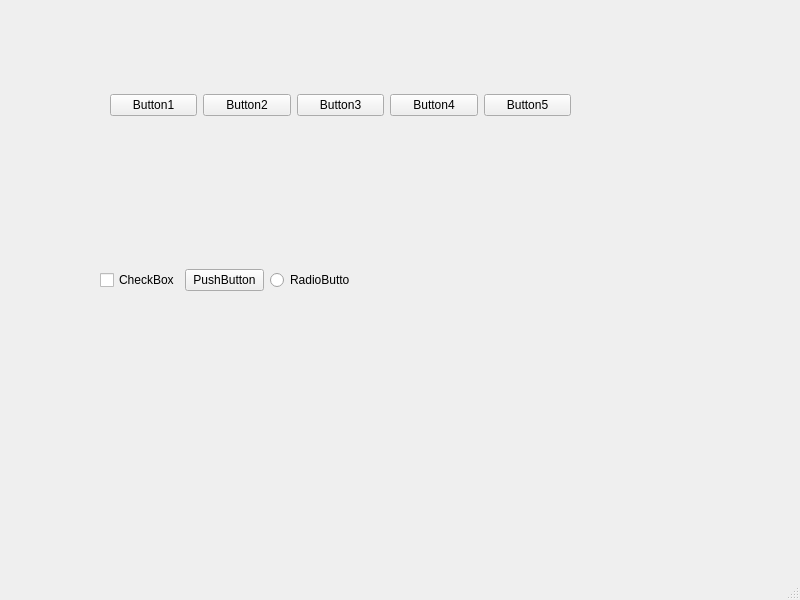
<?xml version="1.0" encoding="UTF-8"?>
<ui version="4.0">
 <class>MainWindow</class>
 <widget class="QMainWindow" name="MainWindow">
  <property name="geometry">
   <rect>
    <x>0</x>
    <y>0</y>
    <width>800</width>
    <height>600</height>
   </rect>
  </property>
  <property name="windowTitle">
   <string>MainWindow</string>
  </property>
  <widget class="QWidget" name="centralwidget">
   <widget class="QWidget" name="layoutWidget">
    <property name="geometry">
     <rect>
      <x>110</x>
      <y>40</y>
      <width>461</width>
      <height>131</height>
     </rect>
    </property>
    <layout class="QHBoxLayout" name="horizontalLayout">
     <item>
      <widget class="QPushButton" name="pushButton">
       <property name="text">
        <string>Button1</string>
       </property>
      </widget>
     </item>
     <item>
      <widget class="QPushButton" name="pushButton_2">
       <property name="text">
        <string>Button2</string>
       </property>
      </widget>
     </item>
     <item>
      <widget class="QPushButton" name="pushButton_3">
       <property name="text">
        <string>Button3</string>
       </property>
      </widget>
     </item>
     <item>
      <widget class="QPushButton" name="pushButton_4">
       <property name="text">
        <string>Button4</string>
       </property>
      </widget>
     </item>
     <item>
      <widget class="QPushButton" name="pushButton_5">
       <property name="text">
        <string>Button5</string>
       </property>
      </widget>
     </item>
    </layout>
   </widget>
   <widget class="QWidget" name="horizontalLayoutWidget">
    <property name="geometry">
     <rect>
      <x>100</x>
      <y>240</y>
      <width>249</width>
      <height>80</height>
     </rect>
    </property>
    <layout class="QHBoxLayout" name="horizontalLayout_2">
     <item>
      <widget class="QCheckBox" name="checkBox">
       <property name="text">
        <string>CheckBox</string>
       </property>
      </widget>
     </item>
     <item>
      <widget class="QPushButton" name="pushButton_6">
       <property name="text">
        <string>PushButton</string>
       </property>
      </widget>
     </item>
     <item>
      <widget class="QRadioButton" name="radioButton">
       <property name="text">
        <string>RadioButton</string>
       </property>
      </widget>
     </item>
    </layout>
   </widget>
  </widget>
  <widget class="QMenuBar" name="menubar">
   <property name="geometry">
    <rect>
     <x>0</x>
     <y>0</y>
     <width>800</width>
     <height>23</height>
    </rect>
   </property>
  </widget>
  <widget class="QStatusBar" name="statusbar"/>
 </widget>
 <resources/>
 <connections/>
</ui>
